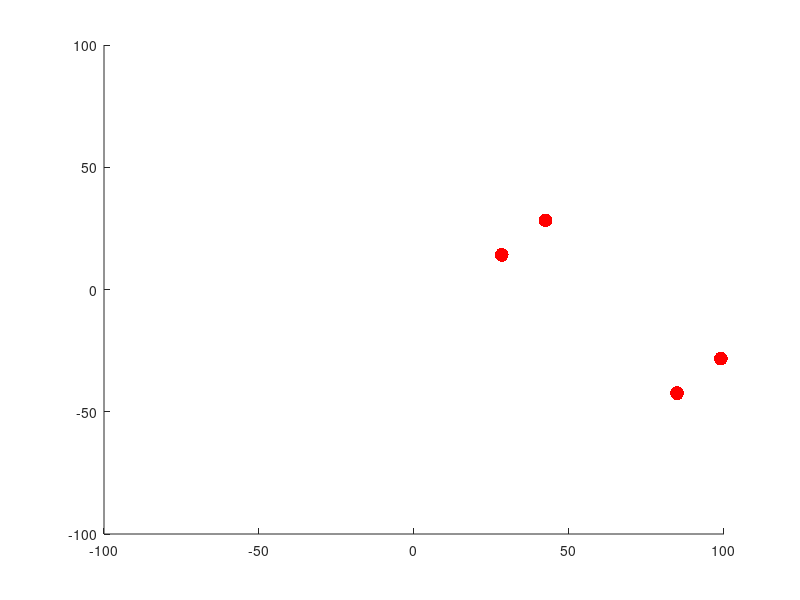

Reproduce this figure in MATLAB.

%point of interest
P = [10,40]


W=20 %width of rectangle
L=80; % length of rectangle

% Matrix->  points of the ractangle
R = [P(1) P(1)+L P(1)+L P(1);
    (P(2)-(W/2)) (P(2)-(W/2)) (P(2)+(W/2)) (P(2)+(W/2))]

    
    
%Rotate matrix
Theta = +45

RM = [ (cos((Theta*pi)/180))  (sin((Theta*pi)/180));
      (-sin((Theta*pi)/180)) (cos((Theta*pi)/180))  ]
    
figure

ResultMatrix = RM*R
%ResultMatrix = R 
for col=1:size(ResultMatrix,2)
    hold on;
    plot(ResultMatrix(1,col),ResultMatrix(2,col), 'r', 'MarkerSize', 30);
end  
xlim([-100 100])
ylim([-100 100])